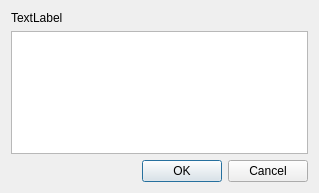
<?xml version="1.0" encoding="UTF-8"?>
<ui version="4.0">
 <class>RedirectWindow</class>
 <widget class="QDialog" name="RedirectWindow">
  <property name="geometry">
   <rect>
    <x>0</x>
    <y>0</y>
    <width>319</width>
    <height>193</height>
   </rect>
  </property>
  <property name="windowTitle">
   <string>Redirect</string>
  </property>
  <property name="windowIcon">
   <iconset resource="Images.qrc">
    <normaloff>:/Images/Logo/64.png</normaloff>:/Images/Logo/64.png</iconset>
  </property>
  <layout class="QGridLayout" name="gridLayout">
   <item row="2" column="0">
    <widget class="QDialogButtonBox" name="buttonBox">
     <property name="orientation">
      <enum>Qt::Horizontal</enum>
     </property>
     <property name="standardButtons">
      <set>QDialogButtonBox::Cancel|QDialogButtonBox::Ok</set>
     </property>
    </widget>
   </item>
   <item row="1" column="0">
    <widget class="QTextEdit" name="txtMessage"/>
   </item>
   <item row="0" column="0">
    <widget class="QLabel" name="label">
     <property name="text">
      <string>TextLabel</string>
     </property>
    </widget>
   </item>
  </layout>
 </widget>
 <resources>
  <include location="Images.qrc"/>
 </resources>
 <connections>
  <connection>
   <sender>buttonBox</sender>
   <signal>accepted()</signal>
   <receiver>RedirectWindow</receiver>
   <slot>accept()</slot>
   <hints>
    <hint type="sourcelabel">
     <x>248</x>
     <y>254</y>
    </hint>
    <hint type="destinationlabel">
     <x>157</x>
     <y>274</y>
    </hint>
   </hints>
  </connection>
  <connection>
   <sender>buttonBox</sender>
   <signal>rejected()</signal>
   <receiver>RedirectWindow</receiver>
   <slot>reject()</slot>
   <hints>
    <hint type="sourcelabel">
     <x>316</x>
     <y>260</y>
    </hint>
    <hint type="destinationlabel">
     <x>286</x>
     <y>274</y>
    </hint>
   </hints>
  </connection>
 </connections>
</ui>
